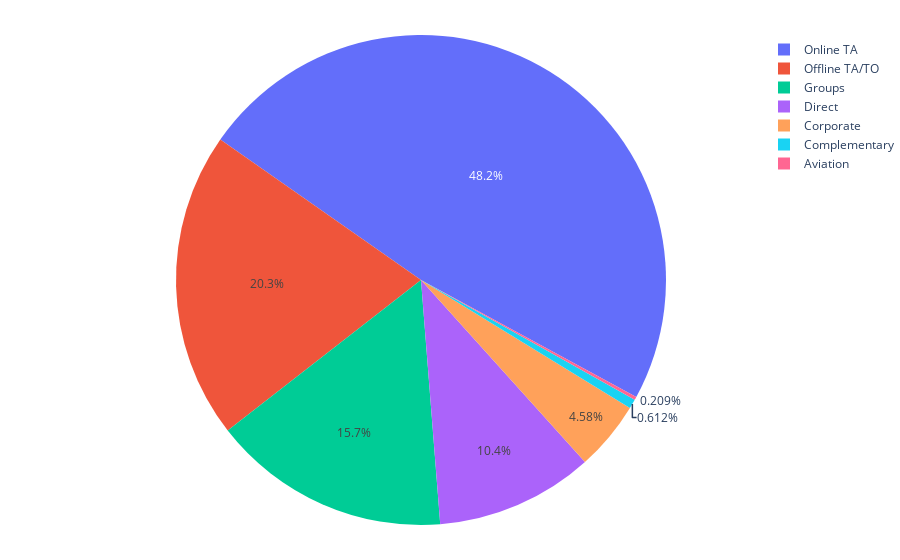

Notebook source saved alongside this figure:
### Code cell
fig = px.pie(df,values=df['market_segment'].value_counts(), names=df['market_segment'].value_counts().index, height=500)
fig.update_layout(margin=dict(l=0, r=0, t=35, b=35))
fig.update_traces(rotation=-55)
fig.show()

### Figure 1 — Plotly figure (JSON) as saved in the notebook; plotly's stock layout.template omitted (floating-point values rounded to 4 significant figures)
{"data": [{"domain": {"x": [0, 1], "y": [0, 1]}, "hovertemplate": "label=%{label}<br>value=%{value}<extra></extra>", "labels": ["Online TA", "Offline TA/TO", "Groups", "Direct", "Corporate", "Complementary", "Aviation"], "legendgroup": "", "name": "", "rotation": -55, "showlegend": true, "type": "pie", "values": [54252, 22797, 17692, 11727, 5160, 689, 235]}], "layout": {"autosize": true, "legend": {"tracegroupgap": 0}, "margin": {"b": 35, "l": 0, "r": 0, "t": 35}}}
